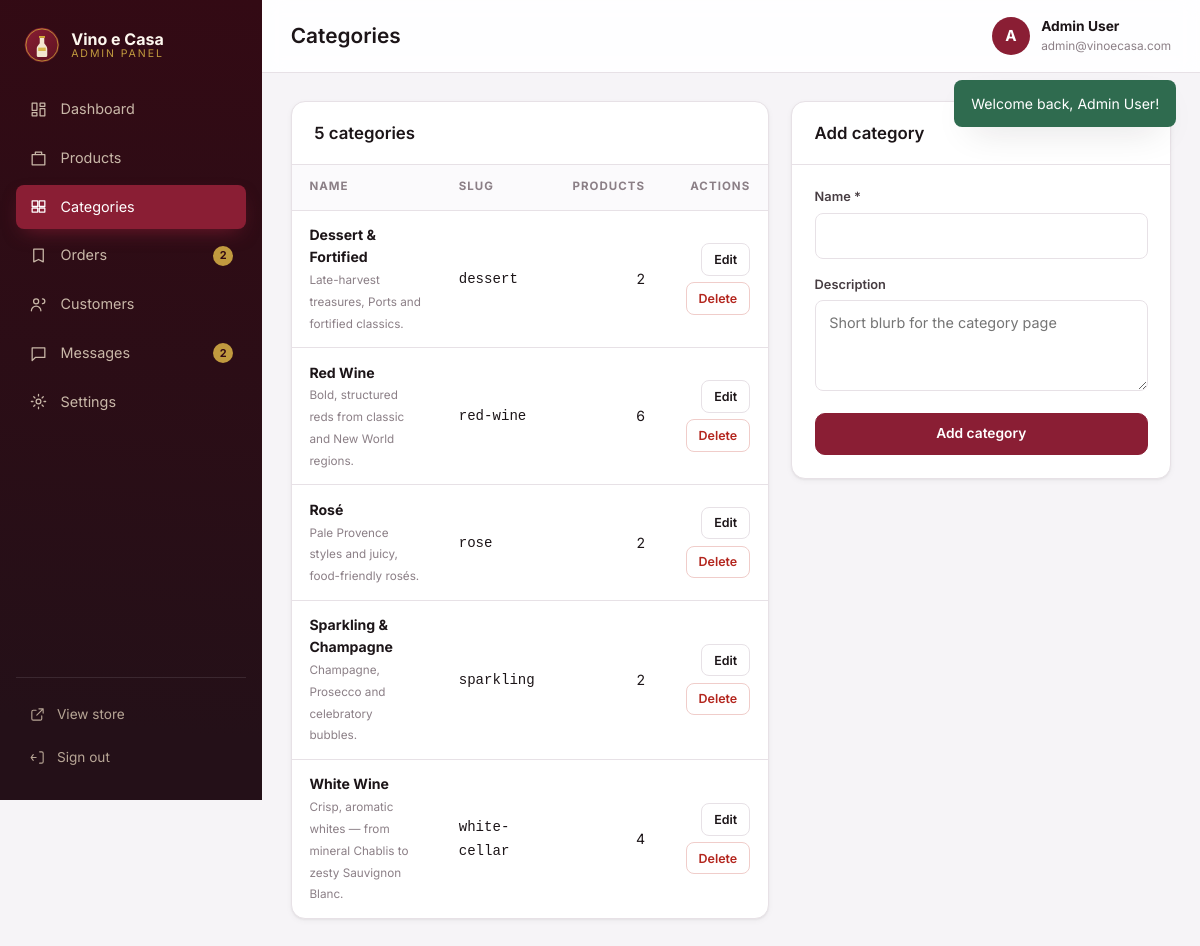
Screenshot of /admin/categories.php (signed in) with the database file from the repository.
### tables this page shows
CREATE TABLE users (
  id INT UNSIGNED AUTO_INCREMENT PRIMARY KEY,
  name VARCHAR(100) NOT NULL,
  email VARCHAR(160) NOT NULL UNIQUE,
  password VARCHAR(255) NOT NULL,
  phone VARCHAR(40) DEFAULT NULL,
  role ENUM('customer','admin') NOT NULL DEFAULT 'customer',
  created_at TIMESTAMP DEFAULT CURRENT_TIMESTAMP
);

CREATE TABLE categories (
  id INT UNSIGNED AUTO_INCREMENT PRIMARY KEY,
  name VARCHAR(80) NOT NULL,
  slug VARCHAR(80) NOT NULL UNIQUE,
  description VARCHAR(255) DEFAULT NULL,
  created_at TIMESTAMP DEFAULT CURRENT_TIMESTAMP
);

### includes/functions.php (called while the page is built, shortened)
<?php
function e(?string $value): string
{
    return htmlspecialchars((string)$value, ENT_QUOTES | ENT_SUBSTITUTE, 'UTF-8');
}
function url(string $path = ''): string
{
    return BASE_URL . '/' . ltrim($path, '/');
}
function asset(string $path): string
{
    return BASE_URL . '/assets/' . ltrim($path, '/');
}
function setting(string $key, ?string $default = null): ?string
{
    static $settings = null;
    if ($settings === null) {
        $settings = [];
        try {
            foreach (db()->query('SELECT setting_key, setting_value FROM settings') as $row) {
                $settings[$row['setting_key']] = $row['setting_value'];
            }
        } catch (Throwable $e) {
            $settings = [];
        }
    }
    return $settings[$key] ?? $default;
}
function take_flashes(): array
{
    $flashes = $_SESSION['flash'] ?? [];
    return $flashes;
}
function current_user(): ?array
{
    static $user = null;
    if ($user !== null) {
        return $user;
    }
    $stmt = db()->prepare('SELECT id, name, email, phone, role, created_at FROM users WHERE id = ?');
    $stmt->execute([$_SESSION['user_id']]);
    $user = $stmt->fetch() ?: null;
    return $user;
}
function is_admin(): bool
{
    $user = current_user();
    return $user !== null && $user['role'] === 'admin';
}
function require_admin(): void
{
    if (!is_admin()) {
        flash('Please sign in to the admin panel.', 'warning');
        redirect('admin/login.php');
    }
}

### includes/database.php (called while the page is built, shortened)
<?php
function db(): PDO
{
    static $pdo = null;
    if ($pdo instanceof PDO) {
        return $pdo;
    }
    $dsn = sprintf('mysql:host=%s;port=%s;dbname=%s;charset=utf8mb4', DB_HOST, DB_PORT, DB_NAME);
    try {
        $pdo = new PDO($dsn, DB_USER, DB_PASS, [
            PDO::ATTR_ERRMODE            => PDO::ERRMODE_EXCEPTION,
            PDO::ATTR_DEFAULT_FETCH_MODE => PDO::FETCH_ASSOC,
            PDO::ATTR_EMULATE_PREPARES   => false,
        ]);
    } catch (PDOException $e) {
        http_response_code(500);
        if (is_ajax()) {
            header('Content-Type: application/json');
            echo json_encode(['ok' => false, 'error' => 'Database connection failed.']);
        } else {
            echo '<h1 style="font-family:sans-serif">Database connection failed</h1>';
            echo '<p style="font-family:sans-serif">' . htmlspecialchars($e->getMessage()) . '</p>';
            echo '<p style="font-family:sans-serif">Check config/config.php — is MySQL running and is the <code>wine_shop</code> database imported?</p>';
        }
        exit;
    }
    return $pdo;
}

### admin/categories.php (the view, shortened to what this page needs)
<?php
require_once __DIR__ . '/includes/layout.php';
$pdo = db();
$edit = null;
$categories = $pdo->query('SELECT c.*, (SELECT COUNT(*) FROM products p WHERE p.category_id = c.id) AS product_count FROM categories c ORDER BY c.name')->fetchAll();
admin_header('Categories', 'categories');
?>
<div class="admin-columns admin-columns--aside">
    <section class="panel">
        <header class="panel__head"><h2><?= count($categories) ?> categories</h2></header>
        <div class="table-wrap">
            <table class="data-table">
                <thead><tr><th>Name</th><th>Slug</th><th class="ta-r">Products</th><th class="ta-r">Actions</th></tr></thead>
                <tbody>
                <?php foreach ($categories as $cat): ?>
                    <tr>
                        <td>
                            <strong><?= e($cat['name']) ?></strong>
                            <?php if ($cat['description']): ?><br><small class="muted"><?= e($cat['description']) ?></small><?php endif; ?>
                        </td>
                        <td><code><?= e($cat['slug']) ?></code></td>
                        <td class="ta-r"><?= (int)$cat['product_count'] ?></td>
                        <td class="ta-r">
                            <div class="row-actions">
                                <a class="btn btn--mini" href="<?= url('admin/categories.php?edit=' . (int)$cat['id']) ?>">Edit</a>
                                <form method="post" action="<?= url('admin/categories.php') ?>" data-confirm="Delete category “<?= e($cat['name']) ?>”?">
                                    <button class="btn btn--mini btn--danger" type="submit">Delete</button>
                                </form>
                            </div>
                        </td>
                    </tr>
                <?php endforeach; ?>
                </tbody>
            </table>
        </div>
    </section>
    <aside class="panel panel--sticky">
        <header class="panel__head"><h2><?= $edit ? 'Edit category' : 'Add category' ?></h2></header>
        <div class="panel__body">
            <form method="post" action="<?= url('admin/categories.php') ?>">
                <label class="field">
                    <span>Name *</span>
                    <input type="text" name="name" value="<?= e((string)($edit['name'] ?? '')) ?>" required>
                </label>
                <label class="field">
                    <span>Description</span>
                    <textarea name="description" rows="3" placeholder="Short blurb for the category page"><?= e((string)($edit['description'] ?? '')) ?></textarea>
                </label>
                <button class="btn btn--primary btn--block" type="submit"><?= $edit ? 'Save changes' : 'Add category' ?></button>
            </form>
        </div>
    </aside>
</div>
<?php admin_footer(); ?>

### admin/includes/layout.php (shortened to what this page needs)
<?php
require_admin();
function admin_nav(): array
{
    return [
        'dashboard'  => ['Dashboard', 'admin/index.php', '<path d="M4 13h6V4H4zM14 20h6v-9h-6zM4 20h6v-4H4zM14 8h6V4h-6z"/>'],
        'products'   => ['Products', 'admin/products.php', '<path d="M4 7h16v13H4zM8 7V4h8v3"/>'],
        'categories' => ['Categories', 'admin/categories.php', '<path d="M4 5h7v7H4zM13 5h7v7h-7zM4 14h7v5H4zM13 14h7v5h-7z"/>'],
        'orders'     => ['Orders', 'admin/orders.php', '<path d="M6 4h12v16l-6-3-6 3z"/>'],
        'customers'  => ['Customers', 'admin/customers.php', '<circle cx="9" cy="8" r="3.2"/><path d="M3 20c0-3.3 2.7-6 6-6s6 2.7 6 6M17 11a3 3 0 1 0 0-6"/>'],
        'messages'   => ['Messages', 'admin/messages.php', '<path d="M4 5h16v12H8l-4 4z"/>'],
        'settings'   => ['Settings', 'admin/settings.php', '<circle cx="12" cy="12" r="3"/><path d="M12 3v2M12 19v2M3 12h2M19 12h2M6 6l1.5 1.5M16.5 16.5 18 18M18 6l-1.5 1.5M7.5 16.5 6 18"/>'],
    ];
}
function admin_header(string $title, string $active = ''): void
{
    $user = current_user();
    $pendingOrders = 0;
    $unreadMessages = 0;
    try {
        $pendingOrders = (int)db()->query("SELECT COUNT(*) FROM orders WHERE status IN ('pending','processing')")->fetchColumn();
        $unreadMessages = (int)db()->query('SELECT COUNT(*) FROM contact_messages WHERE is_read = 0')->fetchColumn();
    } catch (Throwable $e) {
    }
    $counts = ['orders' => $pendingOrders, 'messages' => $unreadMessages];
    ?>
    <!DOCTYPE html>
    <html lang="en">
    <head>
        <title><?= e($title) ?> · Admin — <?= e(setting('shop_name', 'Vino e Casa')) ?></title>
        <link rel="stylesheet" href="<?= asset('css/admin.css') ?>">
    </head>
    <body class="admin">
    <aside class="sidebar" data-sidebar>
        <div class="sidebar__brand">
            <img src="<?= asset('img/logo.svg') ?>" alt="" width="34" height="34">
            <span><strong><?= e(setting('shop_name', 'Vino e Casa')) ?></strong><small>Admin panel</small></span>
        </div>
        <nav class="sidebar__nav">
            <?php foreach (admin_nav() as $key => [$label, $href, $icon]): ?>
                <a href="<?= url($href) ?>" class="<?= $active === $key ? 'is-active' : '' ?>">
                    <svg viewBox="0 0 24 24" aria-hidden="true"><?= $icon ?></svg>
                    <span><?= e($label) ?></span>
                    <?php if (isset($counts[$key]) && $counts[$key] > 0): ?><b class="nav-count"><?= (int)$counts[$key] ?></b><?php endif; ?>
                </a>
            <?php endforeach; ?>
        </nav>
        <div class="sidebar__foot">
            <a href="<?= url('index.php') ?>" target="_blank" rel="noopener">
                <svg viewBox="0 0 24 24" aria-hidden="true"><path d="M14 4h6v6M20 4l-9 9M10 6H6a2 2 0 0 0-2 2v10a2 2 0 0 0 2 2h10a2 2 0 0 0 2-2v-4"/></svg>
                View store
            </a>
            <a href="<?= url('admin/logout.php') ?>">
                <svg viewBox="0 0 24 24" aria-hidden="true"><path d="M15 4h3a2 2 0 0 1 2 2v12a2 2 0 0 1-2 2h-3M10 12H3M6 8l-3 4 3 4"/></svg>
                Sign out
            </a>
        </div>
    </aside>
    <div class="admin-main">
        <header class="topbar">
            <h1><?= e($title) ?></h1>
            <div class="topbar__user">
                <span class="avatar"><?= e(mb_substr($user['name'], 0, 1)) ?></span>
                <div><strong><?= e($user['name']) ?></strong><small><?= e($user['email']) ?></small></div>
            </div>
        </header>
        <div class="toast-stack" data-toast-stack>
            <?php foreach (take_flashes() as $f): ?>
                <div class="toast toast--<?= e($f['type']) ?>"><?= e($f['message']) ?></div>
            <?php endforeach; ?>
        </div>
        <main class="admin-content" id="admin-main">
<?php
}
function admin_footer(): void
{
    ?>
        </main>
    </div>
    </body>
    </html>
<?php
}

### rows the page displays
users: name "A", name "Admin User", email "admin@vinoecasa.com"
categories: name "Dessert & Fortified", description "Late-harvest treasures, Ports and fortified classics.", slug "dessert", product_count "2"
categories: name "Red Wine", description "Bold, structured reds from classic and New World regions.", slug "red-wine", product_count "6"
categories: name "Rosé", description "Pale Provence styles and juicy, food-friendly rosés.", slug "rose", product_count "2"
categories: name "Sparkling & Champagne", description "Champagne, Prosecco and celebratory bubbles.", slug "sparkling", product_count "2"
categories: name "White Wine", description "Crisp, aromatic whites — from mineral Chablis to zesty Sauvignon Blanc.", slug "white-cellar", product_count "4"

### other values shown
setting('shop_name', 'Vino e Casa') "Vino e Casa"
$label "Dashboard"
$label "Products"
$label "Categories"
$label "Orders"
$counts[$key] "2"
$label "Customers"
$label "Messages"
$label "Settings"
$title "Categories"
$f['message'] "Welcome back, Admin User!"
count($categories) "5"
